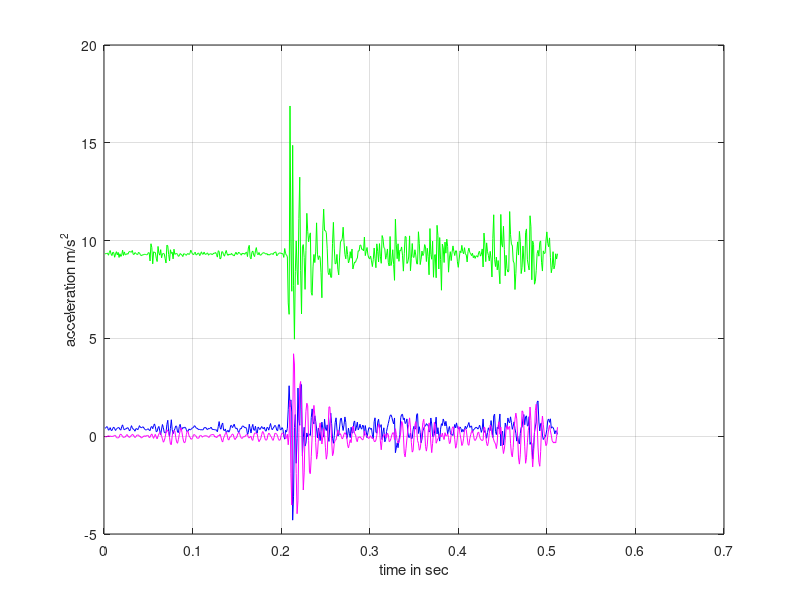

This chart was generated by the following MATLAB code: (Note: this script raises an error after producing the figure.)
% plot af data dra regbot
clear
close all
%%
data = load('regbot_log.txt');
%  1    time 0.000 sec
%  2    mission (0) state 2
%  3  4  5 Acc x,y,z: 0.074321 0.014385 9.117543
%  6  7  8 Gyro x,y,z: 0.000000 0.114441 0.076294
%  9 10 Motor velocity ref left, right: 5.00 5.00
% 11 12 Motor voltage [V] left, right: 2.7 2.7
% 13 14 Motor current left, right [A]: -0.089 -0.285
% 15 16 Wheel velocity [r/s] left, right: 0.0000 0.0000
% 17    Turnrate [r/s]: 0.0000
% 18 19 20 21 Pose x,y,h,tilt [m,m,rad,rad]: 0.0000 0.0000 0.000000 -3.129814
% 22    Battery voltage [V]: 12.29
%
%% plot acceleration
figure(1)
n = size(data,1);
hold off
plot(data(1:n,1), data(1:n,3), 'b');
hold on
plot(data(1:n,1), data(1:n,4), 'm');
plot(data(1:n,1), data(1:n,5)*1, 'g');
grid on
xlabel('time in sec');
ylabel('acceleration m/s^2')
legend('acc x', 'acc y', 'acc z',2)
title('ACC vel-step 5 to -30rad/s wheels up')
print -f1 -dpng regbot_acc.png
%
%% plot gyro and tilt
figure(2)
n = size(data,1);
hold off
plot(data(1:n,1), data(1:n,6), 'b');
hold on
plot(data(1:n,1), data(1:n,7), 'm');
plot(data(1:n,1), data(1:n,8)*1, 'g');
plot(data(1:n,1), data(1:n,21)*1, 'r');
grid on
xlabel('time in sec');
ylabel('turn velocity deg/s')
legend('gyro x', 'gyro y', 'gyro z', 'tilt (rad)',2)
title('GYRO vel-step 5 to -30rad/s wheels up')
print -f2 -dpng regbot_gyro.png
%% plot wheel velocity and battery
figure(3)
n = size(data,1);
hold off
plot(data(1:n,1), data(1:n,15), 'b');
hold on
plot(data(1:n,1), data(1:n,16), 'm');
plot(data(1:n,1), data(1:n,22)*1, 'g');
grid on
xlabel('time in sec');
ylabel('axle velocity rad/s')
legend('left', 'right', 'supply voltage [V]','Location','East')
title('AXLE VEL vel-step 5 to -30rad/s wheels up')
print -f3 -dpng regbot_axle_vel.png
%% plot motor voltage and current
figure(4)
n = size(data,1);
hold off
plot(data(1:n,1), data(1:n,11), 'b');
hold on
plot(data(1:n,1), data(1:n,12), 'm');
plot(data(1:n,1), data(1:n,13), 'g');
plot(data(1:n,1), data(1:n,14), 'k');
grid on
xlabel('time in sec');
ylabel('Voltage [V], current [A]')
legend('motor volt left', 'motor volt right', 'cureent left','current right','Location','SouthEast')
title('MOTOR input vel-step 5 to -30rad/s wheels up')
print -f4 -dpng regbot_motor.png
